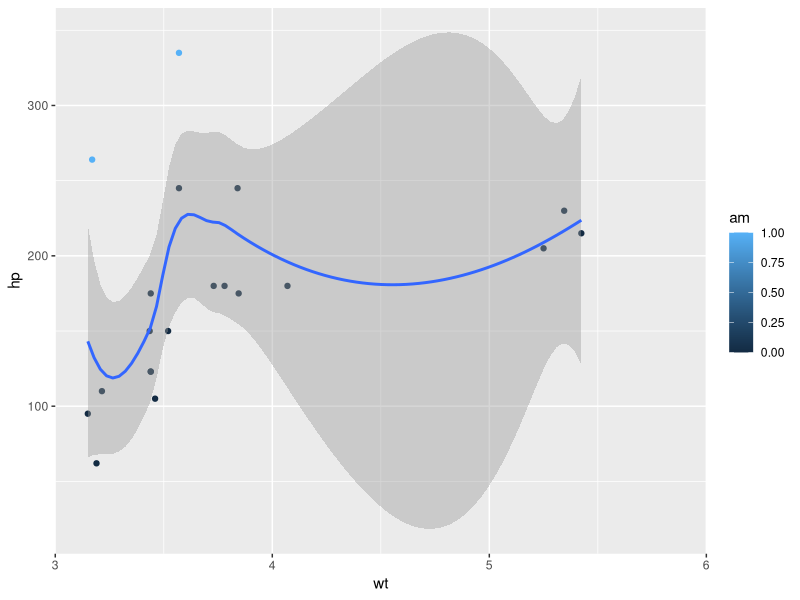
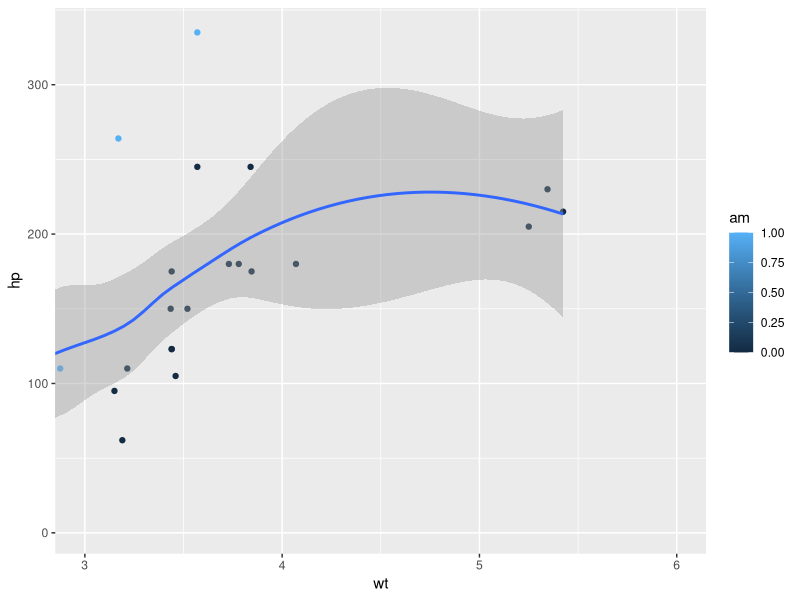
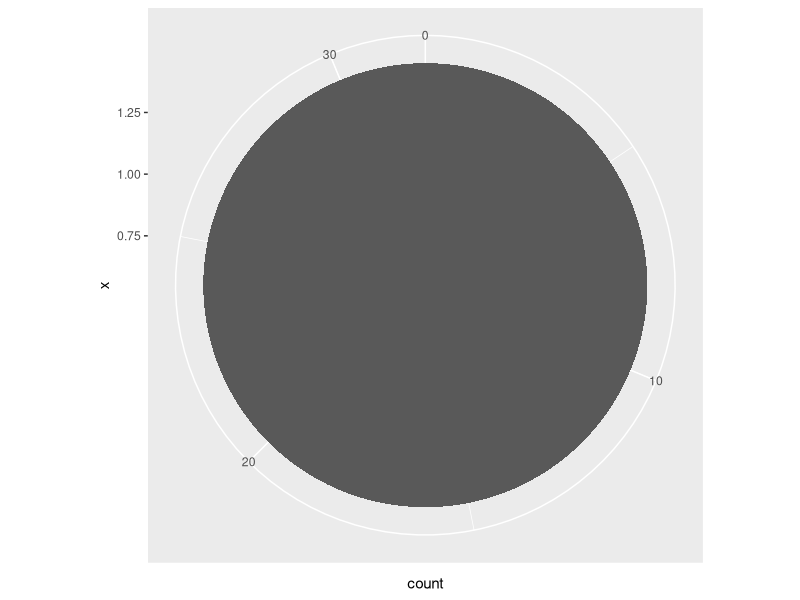
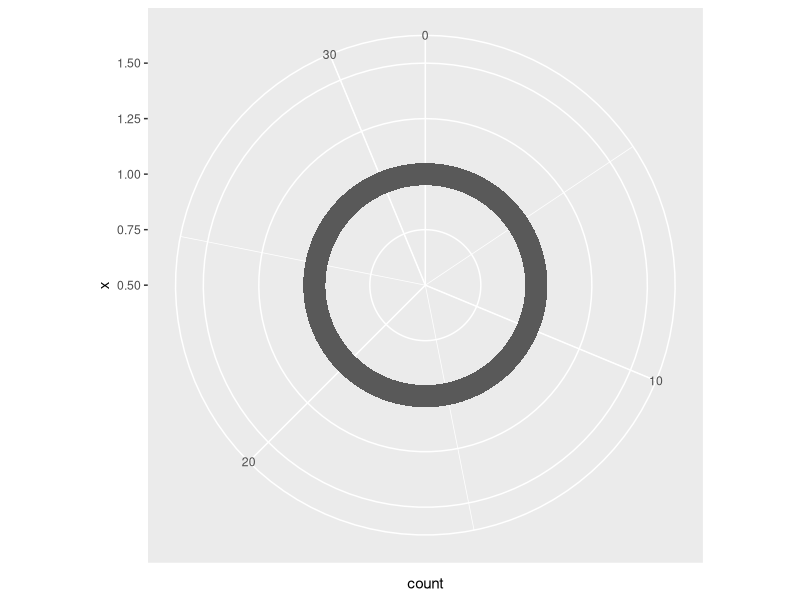
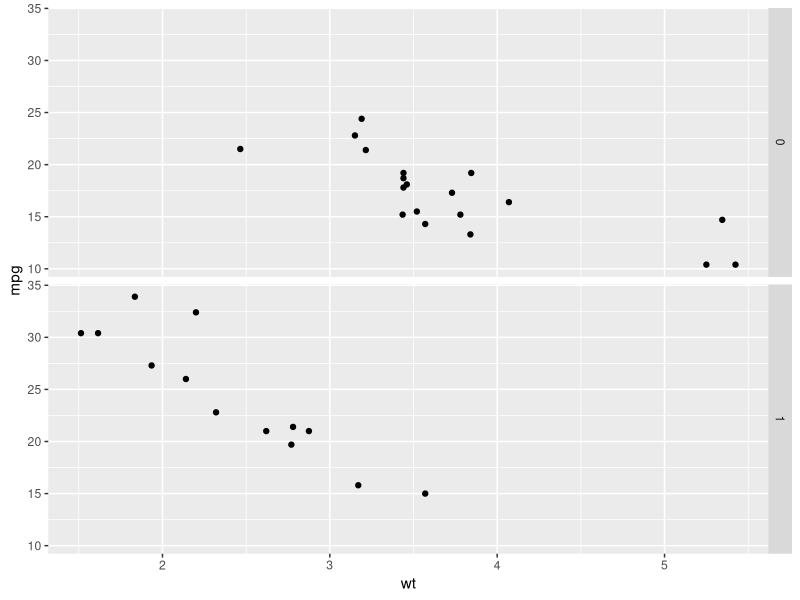
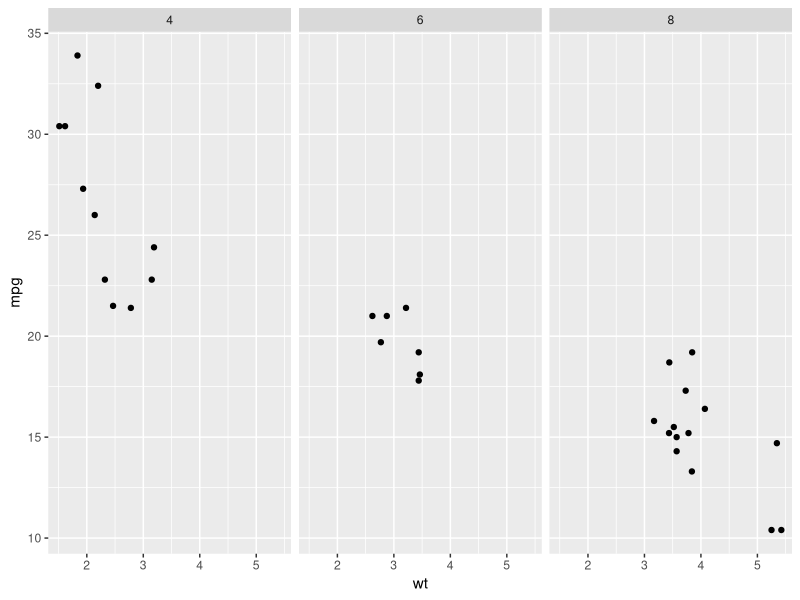
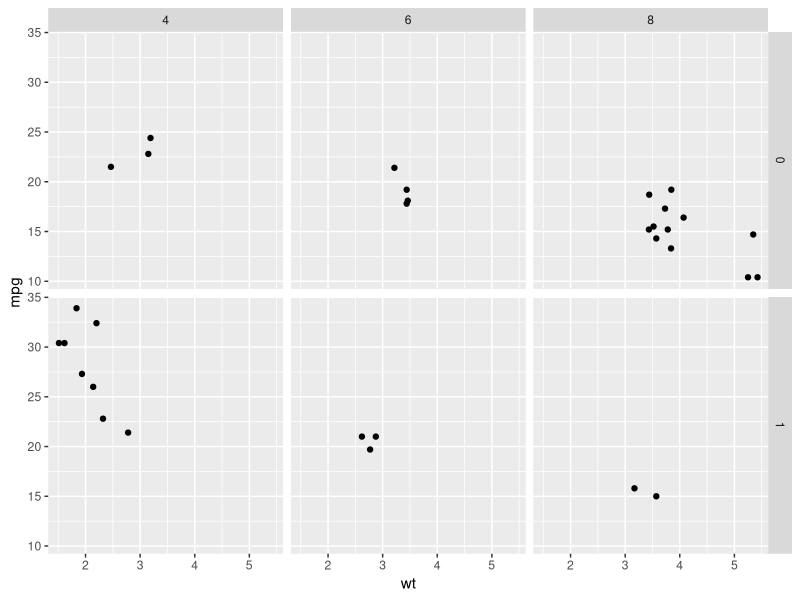
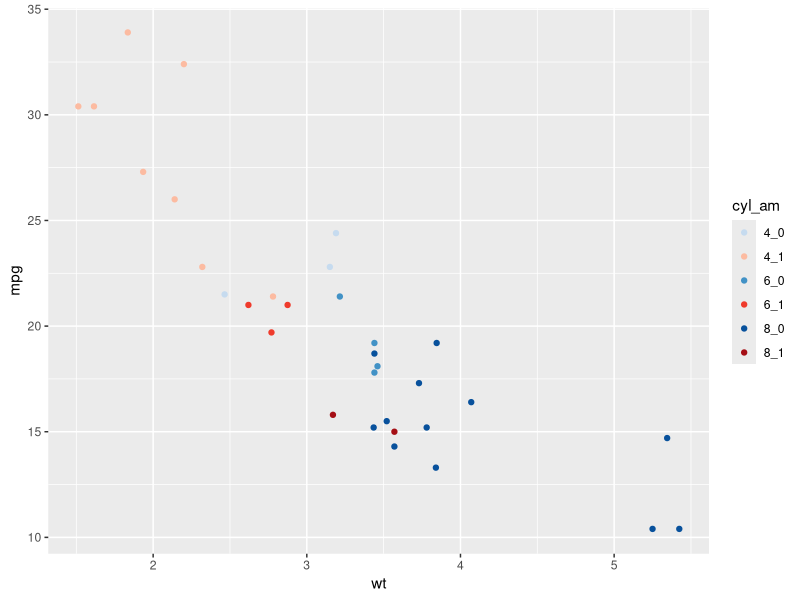

The R source for these figures, in order:
## ---- chunk 1
knitr::opts_chunk$set(echo = TRUE)
require(tidyverse)
require(RColorBrewer)
## ---- chunk 2
# Basic ggplot() command, coded for you
p <- ggplot(mtcars, aes(x = wt, y = hp, col = am)) + geom_point() + geom_smooth()

# Add scale_x_continuous()
p + 
  scale_x_continuous(limits = c(3, 6), expand = c(0, 0))

# Add coord_cartesian(): the proper way to zoom in
p +
  coord_cartesian(xlim = c(3, 6))
## ---- chunk 3

## ---- chunk 4
# Create a stacked bar plot: wide.bar
wide.bar <- ggplot(mtcars, aes(x = 1, fill = cyl)) +
              geom_bar()

# Convert wide.bar to pie chart
wide.bar +
  coord_polar(theta = "y")

# Create stacked bar plot: thin.bar
thin.bar <- ggplot(mtcars, aes(x = 1, fill = cyl)) +
              geom_bar(width = .1) +
              scale_x_continuous(limits = c(0.5,1.5))

# Convert thin.bar to "ring" type pie chart
thin.bar +
  coord_polar(theta = "y")
## ---- chunk 5
# Basic scatter plot
p <- ggplot(mtcars, aes(x = wt, y = mpg)) +
  geom_point()

# 1 - Separate rows according to transmission type, am
p +
  facet_grid(am ~ .)

# 2 - Separate columns according to cylinders, cyl
p +
  facet_grid(. ~ cyl)

# 3 - Separate by both columns and rows 
p +
  facet_grid(am ~ cyl)
## ---- chunk 6
# Code to create the cyl_am col and myCol vector
mtcars$cyl_am <- paste(mtcars$cyl, mtcars$am, sep = "_")
myCol <- rbind(brewer.pal(9, "Blues")[c(3,6,8)],
               brewer.pal(9, "Reds")[c(3,6,8)])

# Map cyl_am onto col
ggplot(mtcars, aes(x = wt, y = mpg, col = cyl_am)) +
  geom_point() +
  # Add a manual colour scale
  scale_color_manual(values = myCol)
  
# Grid facet on gear vs. vs
ggplot(mtcars, aes(x = wt, y = mpg, col = cyl_am)) +
  geom_point() +
  scale_color_manual(values = myCol) +
  facet_grid(gear ~ vs)

# Also map disp to size
ggplot(mtcars, aes(x = wt, y = mpg, col = cyl_am, size = disp)) +
  geom_point() +
  scale_color_manual(values = myCol) +
  facet_grid(gear ~ vs)
## ---- chunk 7
mamsleep <- read.csv("mamsleep.csv", header=TRUE)
# Basic scatter plot
p <- ggplot(mamsleep, aes(x = time, y = name, col = sleep)) +
  geom_point()
  
# Execute to display plot
p

# Facet rows accoding to vore
p +
  facet_grid(vore ~ .)

# Specify scale and space arguments to free up rows
p +
  facet_grid(vore ~ ., scale = "free_y", space = "free_y")
